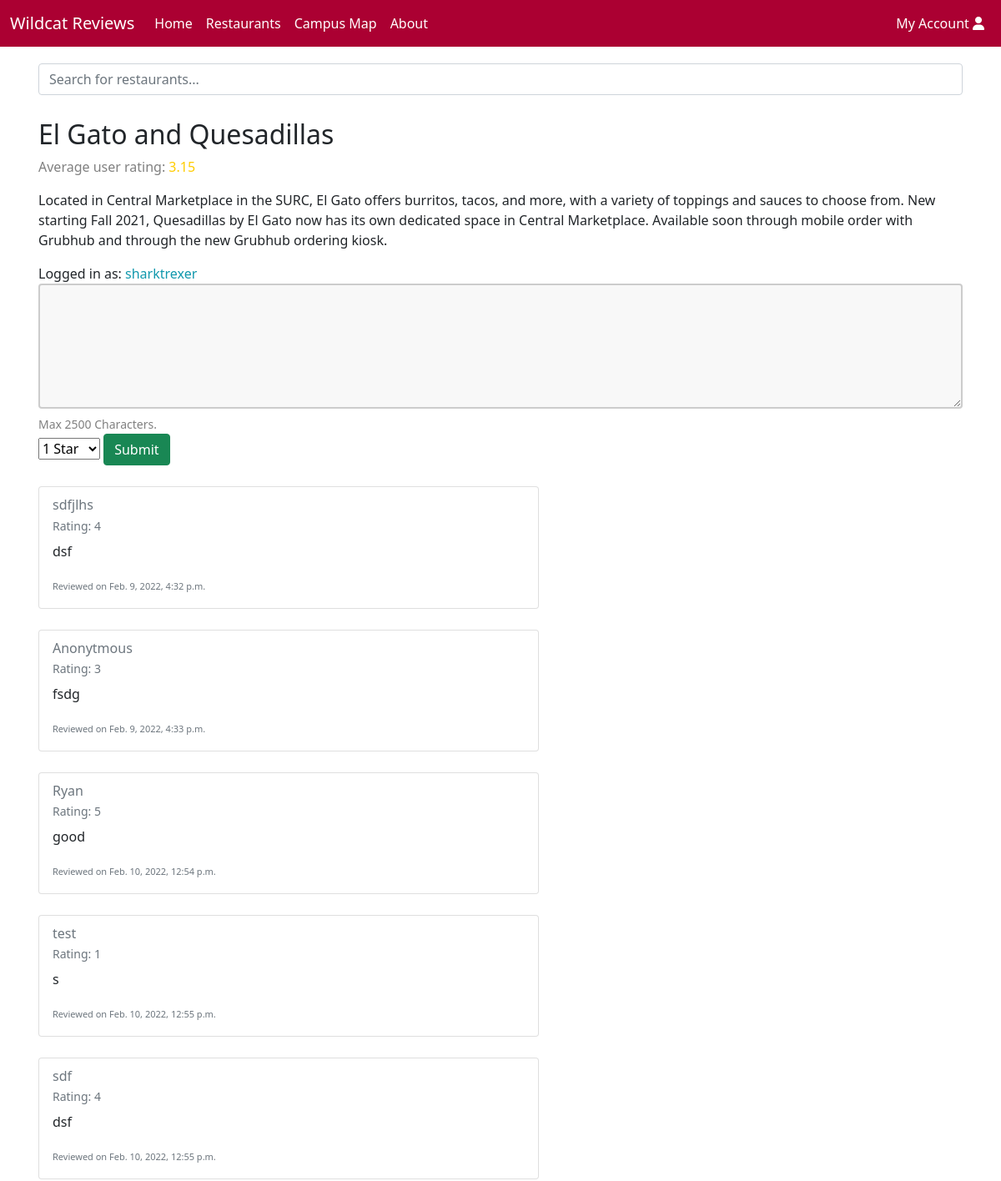
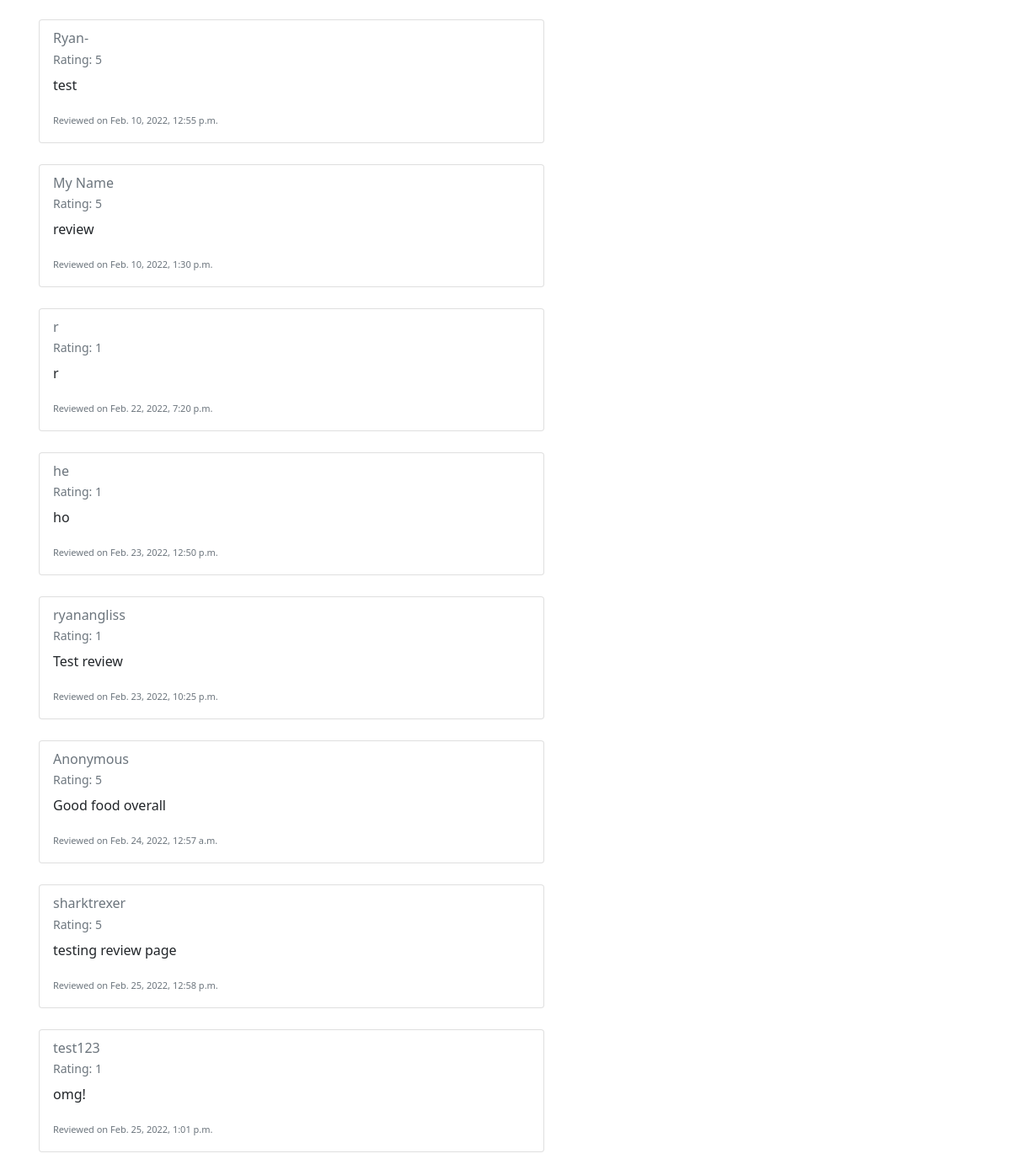
/restaurants/1 (signed in), run on the app's committed database (2 pictures, top to bottom).
### reviews/models.py (models this page shows, shortened)
class Restaurant(models.Model):
    name = models.CharField(max_length=200)
    description = models.CharField(max_length=500, default="description")
    location = models.CharField(max_length=200, default="location")
    style = models.CharField(max_length=30, default="Restaurant")
    image_url = models.URLField(max_length = 300, default="", blank=True, null=True)
    tag = models.ManyToManyField(Tag, help_text='tags', blank=True, null=True)
    def get_reviews(self):
        reviews = Review.objects.filter(resturaunt=self.id)
        if len(reviews) > 0: # if the restaurant has at least 1 review
            total = 0
            for review in reviews:
                total += review.rating
            return round(total/len(reviews),2)
        else:
            return 0

class Review(models.Model):
    resturaunt = models.ForeignKey(Restaurant, on_delete=models.CASCADE, null=True)
    date = models.DateTimeField( auto_now_add=True)
    username = models.CharField(max_length=200, default='user')
    user = models.ForeignKey(User,on_delete=models.CASCADE, null=True)
    text = models.CharField(max_length=3000)
    rating = models.PositiveSmallIntegerField(choices=RATINGS)

### reviews/views.py (the view)
# urls.py: path('restaurants/<int:restaurant_id>', views.RestaurantDetails, name='restaurant-detail'),
def RestaurantDetails(request, restaurant_id):
    restaurantObj = get_object_or_404(Restaurant, pk=restaurant_id)
    reviews = Review.objects.filter(resturaunt=restaurantObj)
    if request.method == 'POST':
        form = ReviewForm(request.POST)
        if form.is_valid():
            review = form.save(commit=False)
            if request.user.is_authenticated:
                review.username = request.user.username
                review.user = request.user
            else:
                review.username = 'Anonymous'
            review.text = form.cleaned_data['text']
            review.rating = form.cleaned_data['rating']
            review.resturaunt = restaurantObj
            review.save()
            return HttpResponseRedirect(request.META.get('HTTP_REFERER'))
    else:
        form = ReviewForm()
    context = {
        'form': form,
        'restaurant': restaurantObj,
        'reviews': reviews,
    }
    return render(request, 'reviews/restaurant_details.html', context=context)

### reviews/forms.py
class ReviewForm(forms.ModelForm):
    username = forms.CharField(max_length=30, required=False)
    text = forms.CharField(max_length=2500, required=True, help_text='Max 2500 Characters.', widget=forms.Textarea(attrs={'class':'review_field'}))
    rating = forms.ChoiceField(choices=RATINGS, required=True)
    class Meta:
        model = Review
        fields = ('username','text', 'rating')

### reviews/templates/reviews/restaurant_details.html (shortened to what this page needs)
{% extends "base_search.html" %}
{% block content %}
		<h2>{{ restaurant.name }}</h2>
    {% if restaurant.get_reviews > 2 and restaurant.get_reviews < 4 %}
      <p style="color: gray;"> Average user rating: <span style="color: #ffcc00">{{ restaurant.get_reviews }} </span></p>
    {% endif %}
    <p>{{restaurant.description}}</p>
    <form method="post">
      {% if user.is_authenticated %}
      <label>Logged in as: </label>
      <a href="{% url 'account' %}">{{ user.get_username }}</a>
      {% else %}
      <label style="font-weight: bold;">You will be posting this review anonymously. </label>
      <a href="{% url 'signup' %}">Click here to create an account</a>
      <label>or </label>
      <a href="{% url 'login'%}?next={{request.path}}">click here to login!</a>
      {% endif %}
      <td>{{ form.text }}</td>
      <small style="color: grey">{{ form.text.help_text }}</small>
      <br>
      <td>{{ form.rating }}</td>
      <button type="submit" class="btn btn-success">Submit</button>
    </form>
    {% if reviews %}
      {% for review in reviews %}
      <div style="padding-top: 25px;">
          <div class="card" style="width: 600px;">
            <div class="card-body">
              <h6 class="card-subtitle mb-2 text-muted"> {{ review.username }}</h6>
              <p class="card-subtitle mb-2 text-muted" style="font-size: 14px;">Rating: {{ review.rating }}</p>
              <p class="card-text">{{ review.text }}</p>
              <p class="card-text"><small class="text-muted" style="font-size: 11px;">Reviewed on {{ review.date }}</small></p>
            </div>
          </div>
        </div>
      {% endfor %}
    {% else %}
      <br>
      <p>There are no reviews for {{ restaurant.name }}. Add yours now!</p>
    {% endif %}
{% endblock %}

### reviews/static/css/style.css (style rules this page uses)
body, html { height: 100%; }
a:link { color: #1098ad; text-decoration: none; }
.card { box-shadow: 0 0px 0px 0 rgba(0, 0, 0, 0.2); transition: 0.3s; }
* { box-sizing: border-box; }
.review_field { width: 100%; height: 150px; min-height: 53px; max-height: 393px; padding: 12px 20px; box-sizing: border-box; border: 2px solid #ccc; border-radius: 4px; background-color: #f8f8f8; resize: vertical; }

### data on the page
Restaurant: name "El Gato and Quesadillas", get_reviews "3.15", description "Located in Central Marketplace in the SURC, El Gato offers burritos, tacos, and more, with a variety of toppings and sauces to choose from. New starting Fall 2021, Quesadillas by El Gato now has its own dedicated space in Central Marketplace. Available soon through mobile order with Grubhub and through the new Grubhub ordering kiosk."
Review: username "sdfjlhs", rating "4", text "dsf", date "Feb. 9, 2022, 4:32 p.m."
Review: username "Anonytmous", rating "3", text "fsdg", date "Feb. 9, 2022, 4:33 p.m."
Review: username "Ryan", rating "5", text "good", date "Feb. 10, 2022, 12:54 p.m."
Review: username "test", rating "1", text "s", date "Feb. 10, 2022, 12:55 p.m."
Review: username "sdf", rating "4", text "dsf", date "Feb. 10, 2022, 12:55 p.m."
Review: username "Ryan-", rating "5", text "test", date "Feb. 10, 2022, 12:55 p.m."
Review: username "My Name", rating "5", text "review", date "Feb. 10, 2022, 1:30 p.m."
Review: username "r", rating "1", text "r", date "Feb. 22, 2022, 7:20 p.m."
Review: username "he", rating "1", text "ho", date "Feb. 23, 2022, 12:50 p.m."
Review: username "ryanangliss", rating "1", text "Test review", date "Feb. 23, 2022, 10:25 p.m."
Review: username "Anonymous", rating "5", text "Good food overall", date "Feb. 24, 2022, 12:57 a.m."
Review: username "sharktrexer", rating "5", text "testing review page", date "Feb. 25, 2022, 12:58 p.m."
Review: username "test123", rating "1", text "omg!", date "Feb. 25, 2022, 1:01 p.m."

### other printed values
{{ user.get_username }} "sharktrexer"
